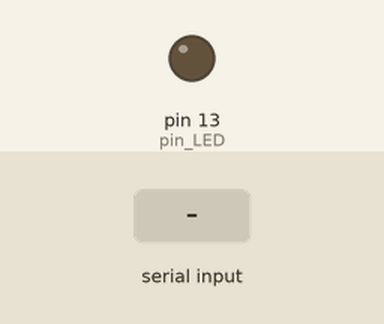
A sketch run on a simulated Arduino Uno, built with avr-gcc and run on an emulated ATmega328P. Shown: output pins drawn as LEDs (lit = HIGH). Inputs (shaded band) come from the test bench.

Above: at 1.2 s.
1.3 s: "1\n" received over Serial
At 2.0 s:
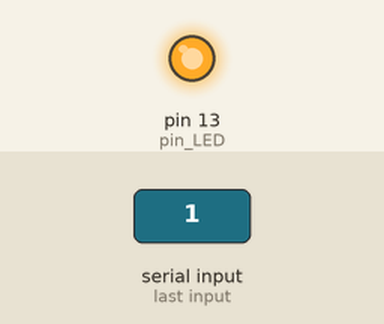
2.8 s: "0\n" received over Serial
At 3.1 s:
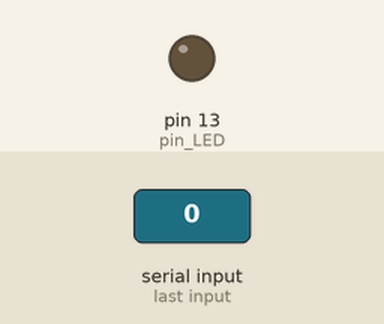
Timing chart, 0 to 5.8 s (numbered marks = the images above; inputs shaded):
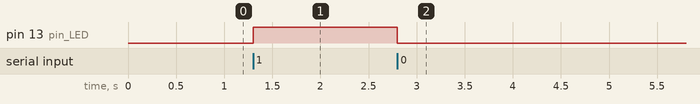

The sketch:

app.ino
```cpp
int pin_LED = 13;

void setup() {
    Serial.begin(9600);
    pinMode(pin_LED, OUTPUT);
}

void loop() {
    if(Serial.available()) { //수신 데이터가 있으면 true, 없으면 false
        char inChar = Serial.read();
        if(inChar == '\r' || inChar == '\n') return;
        if(inChar == '1') {
            digitalWrite(pin_LED, HIGH);
        } else {
            digitalWrite(pin_LED, LOW);
        }
    }
}
```

Measured:
- after the input at 1.3 s, pin 13 (pin_LED): LOW → HIGH at once
- after the input at 2.8 s, pin 13 (pin_LED): HIGH → LOW at once
